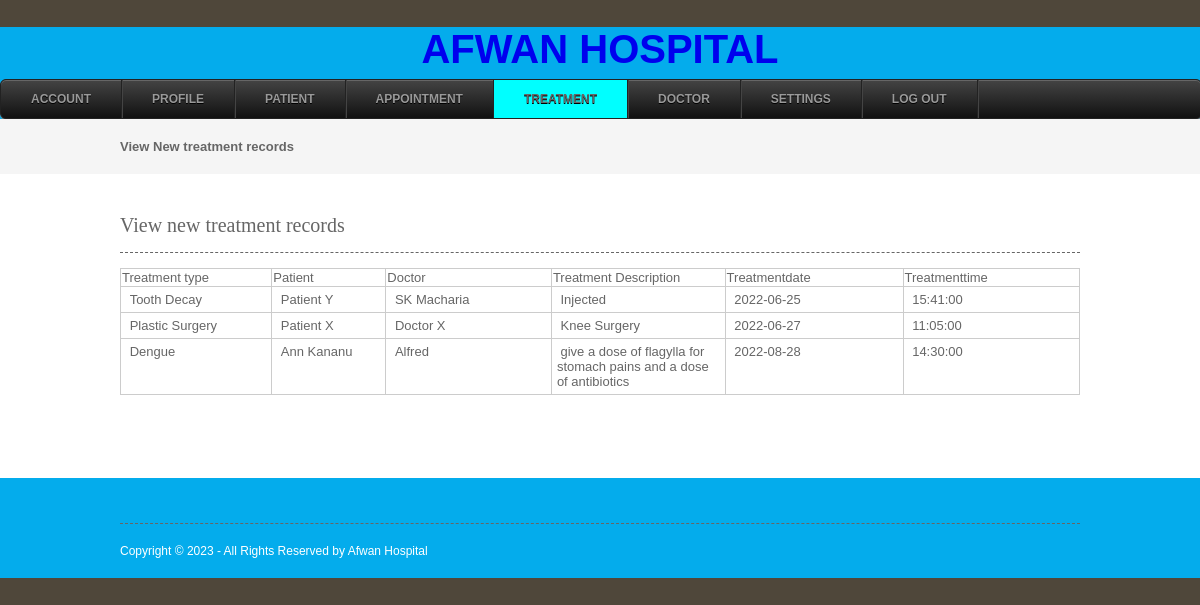
The page /viewtreatmentrecord.php (signed in) on the database its author committed.
### tables this page shows
CREATE TABLE `treatment_records` (
  `treatment_records_id` int(10) NOT NULL,
  `treatmentid` int(10) NOT NULL,
  `appointmentid` int(10) NOT NULL,
  `patientid` int(10) NOT NULL,
  `doctorid` int(10) NOT NULL,
  `treatment_description` text NOT NULL,
  `uploads` varchar(100) NOT NULL,
  `treatment_date` date NOT NULL,
  `treatment_time` time NOT NULL,
  `status` varchar(10) NOT NULL
);

CREATE TABLE `treatment` (
  `treatmentid` int(10) NOT NULL,
  `treatmenttype` varchar(25) NOT NULL,
  `treatment_cost` decimal(10,2) NOT NULL,
  `note` text NOT NULL,
  `status` varchar(10) NOT NULL
);

CREATE TABLE `patient` (
  `patientid` int(10) NOT NULL,
  `patientname` varchar(50) NOT NULL,
  `admissiondate` date NOT NULL,
  `admissiontime` time NOT NULL,
  `address` varchar(250) NOT NULL,
  `mobileno` varchar(15) NOT NULL,
  `city` varchar(25) NOT NULL,
  `loginid` varchar(50) NOT NULL,
  `password` varchar(25) NOT NULL,
  `bloodgroup` varchar(20) NOT NULL,
  `gender` varchar(10) NOT NULL,
  `dob` date NOT NULL,
  `status` varchar(10) NOT NULL
);

CREATE TABLE `doctor` (
  `doctorid` int(10) NOT NULL,
  `doctorname` varchar(50) NOT NULL,
  `mobileno` varchar(15) NOT NULL,
  `departmentid` int(10) NOT NULL,
  `loginid` varchar(25) NOT NULL,
  `password` varchar(25) NOT NULL,
  `status` varchar(10) NOT NULL,
  `education` varchar(25) NOT NULL,
  `experience` float(11,1) NOT NULL,
  `consultancy_charge` float(10,2) NOT NULL
);

### viewtreatmentrecord.php (the view, shortened to what this page needs)
<?php
include("headers.php");
include("dbconnection.php");
?>
<div class="wrapper col2">
  <div id="breadcrumb">
    <ul>
      <li class="first">View New treatment records</li></ul>
  </div>
</div>
<div class="wrapper col4">
  <div id="container">
    <h1>View new treatment records</h1>
    <form method="post" action="">
      <table width="692" border="3">
        <thead>
          <tr>
            <td width="71">Treatment type</td>
            <td width="52">Patient</td>
            <td width="78">Doctor</td>
            <td width="82">Treatment Description</td>
            <td width="43">Treatmentdate</td>
            <td width="43">Treatmenttime</td>
          </tr>
		  </thead>
		  <tbody>
          <?php
		$sql ="SELECT * FROM treatment_records where status='Active'";
		$qsql = mysqli_query($con,$sql);
		while($rs = mysqli_fetch_array($qsql))
		{
			$sqlpat = "SELECT * FROM patient WHERE patientid='$rs[patientid]'";
			$qsqlpat = mysqli_query($con,$sqlpat);
			$rspat = mysqli_fetch_array($qsqlpat);
			$sqldoc= "SELECT * FROM doctor WHERE doctorid='$rs[doctorid]'";
			$qsqldoc = mysqli_query($con,$sqldoc);
			$rsdoc = mysqli_fetch_array($qsqldoc);
			$sqltreatment= "SELECT * FROM treatment WHERE treatmentid='$rs[treatmentid]'";
			$qsqltreatment = mysqli_query($con,$sqltreatment);
			$rstreatment = mysqli_fetch_array($qsqltreatment);
        echo "<tr>
          <td>&nbsp;$rstreatment[treatmenttype]</td>
		   <td>&nbsp;$rspat[patientname]</td>
		    <td>&nbsp;$rsdoc[doctorname]</td>
			<td>&nbsp;$rs[treatment_description]</td>
			 <td>&nbsp;$rs[treatment_date]</td>
			  <td>&nbsp;$rs[treatment_time]</td>";
       echo " </tr>";
		}
		?>
        </tbody>
      </table>
    </form>
    <p>&nbsp;</p>
  </div>
</div>
<?php
include("footers.php");
?>

### layout/styles/layout.css (style rules this page uses)
html { overflow-y:scroll; }
body { margin:0; padding:0; font-size:13px; font-family:verdana, Arial, Helvetica, sans-serif; color:#FFFFFF; background-color:#4F473A; }
div.wrapper { display:block; width:100%; margin:0; text-align:left; }
.col2 { color:#666666; background-color:#F5F5F5; }
.col3, .col4 { color:#666666; background-color:#FFFFFF; }
#head, #gallery, #breadcrumb, #container, #footer { display:block; position:relative; width:960px; margin:0 auto; }
#breadcrumb { padding:20px 0; }
#breadcrumb ul { margin:0; padding:0; list-style:none; }
#breadcrumb ul li { display:inline; }
#breadcrumb ul li.first { font-weight:bold; }
#container { padding:40px 0; }
#container h1, #container h2, #container h3, #container h4, #container h5, #container h6 { margin:0 0 15px 0; padding:0 0 15px 0; line-height:normal; font-weight:normal; font-size:20px; font-family:Georgia, "Times New Roman", Times, serif; border-bottom:1px dashed #666666; }

### layout/styles/forms.css (style rules this page uses)
form, fieldset, legend { margin:0; padding:0; border:none; }

### layout/styles/tables.css (style rules this page uses)
table { width:100%; border-collapse:collapse; table-layout:auto; vertical-align:top; margin-bottom:15px; border:1px solid #CCCCCC; }
table tbody td { vertical-align:top; border-collapse:collapse; border-left:1px solid #CCCCCC; border-right:1px solid #CCCCCC; }
table thead th, table tbody td { padding:5px; border-collapse:collapse; }

### rows shown on the page
treatment_records: treatmentid.treatmenttype "Tooth Decay", patientid.patientname "Patient Y", doctorid.doctorname "SK Macharia", treatment_description "Injected", treatment_date "2022-06-25", treatment_time "15:41:00"
treatment_records: treatmentid.treatmenttype "Plastic Surgery", patientid.patientname "Patient X", doctorid.doctorname "Doctor X", treatment_description "Knee Surgery", treatment_date "2022-06-27", treatment_time "11:05:00"
treatment_records: treatmentid.treatmenttype "Dengue", patientid.patientname "Ann Kananu", doctorid.doctorname "Alfred", treatment_description "give a dose of flagylla for stomach pains and a dose of antibiotics", treatment_date "2022-08-28", treatment_time "14:30:00"
